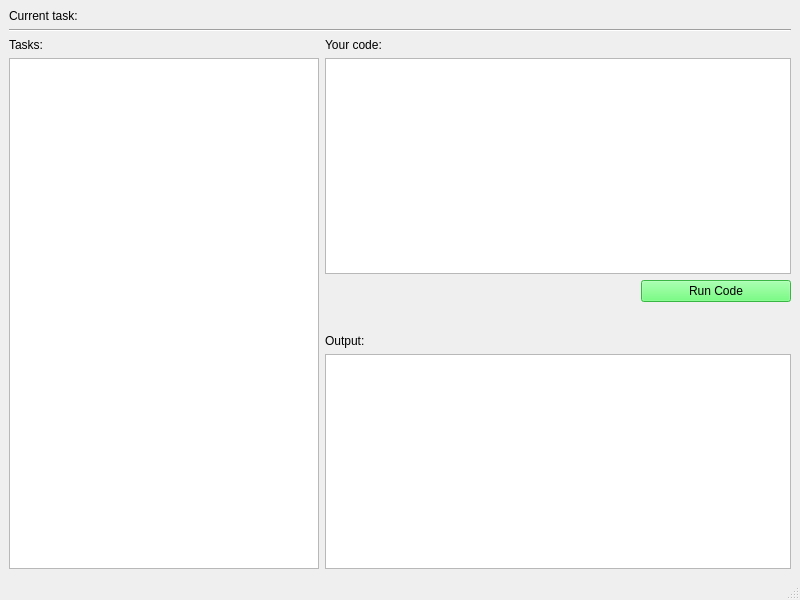
<?xml version="1.0" encoding="UTF-8"?>
<ui version="4.0">
 <class>MainWindow</class>
 <widget class="QMainWindow" name="MainWindow">
  <property name="geometry">
   <rect>
    <x>0</x>
    <y>0</y>
    <width>800</width>
    <height>600</height>
   </rect>
  </property>
  <property name="windowTitle">
   <string>MainWindow</string>
  </property>
  <widget class="QWidget" name="centralwidget">
   <layout class="QGridLayout" name="gridLayout">
    <item row="3" column="0" rowspan="5">
     <widget class="QListWidget" name="problemList">
      <property name="maximumSize">
       <size>
        <width>16777215</width>
        <height>16777215</height>
       </size>
      </property>
     </widget>
    </item>
    <item row="7" column="1" colspan="2">
     <widget class="QPlainTextEdit" name="outputLabel">
      <property name="maximumSize">
       <size>
        <width>16777215</width>
        <height>16777215</height>
       </size>
      </property>
     </widget>
    </item>
    <item row="2" column="1">
     <widget class="QLabel" name="label_3">
      <property name="text">
       <string>Your code:</string>
      </property>
     </widget>
    </item>
    <item row="2" column="0">
     <widget class="QLabel" name="label_2">
      <property name="text">
       <string>Tasks:</string>
      </property>
     </widget>
    </item>
    <item row="4" column="2">
     <widget class="QPushButton" name="runButton">
      <property name="minimumSize">
       <size>
        <width>150</width>
        <height>0</height>
       </size>
      </property>
      <property name="maximumSize">
       <size>
        <width>150</width>
        <height>16777215</height>
       </size>
      </property>
      <property name="styleSheet">
       <string notr="true">QPushButton {
    background-color: #50ff5f;
	color: #000000; 
}

QPushButton:hover {
    background-color: #0d9834;
}

QPushButton:pressed {
    background-color: #136724;
}</string>
      </property>
      <property name="text">
       <string>Run Code</string>
      </property>
      <property name="default">
       <bool>false</bool>
      </property>
     </widget>
    </item>
    <item row="3" column="1" colspan="2">
     <widget class="QPlainTextEdit" name="plainTextEdit"/>
    </item>
    <item row="0" column="0">
     <widget class="QLabel" name="label">
      <property name="text">
       <string>Current task:</string>
      </property>
     </widget>
    </item>
    <item row="5" column="1">
     <spacer name="horizontalSpacer">
      <property name="orientation">
       <enum>Qt::Orientation::Horizontal</enum>
      </property>
      <property name="sizeHint" stdset="0">
       <size>
        <width>40</width>
        <height>20</height>
       </size>
      </property>
     </spacer>
    </item>
    <item row="1" column="0" colspan="3">
     <widget class="Line" name="line">
      <property name="orientation">
       <enum>Qt::Orientation::Horizontal</enum>
      </property>
     </widget>
    </item>
    <item row="6" column="1">
     <widget class="QLabel" name="label_4">
      <property name="text">
       <string>Output:</string>
      </property>
     </widget>
    </item>
   </layout>
  </widget>
  <widget class="QMenuBar" name="menubar">
   <property name="geometry">
    <rect>
     <x>0</x>
     <y>0</y>
     <width>800</width>
     <height>25</height>
    </rect>
   </property>
  </widget>
  <widget class="QStatusBar" name="statusbar"/>
 </widget>
 <resources/>
 <connections/>
</ui>
